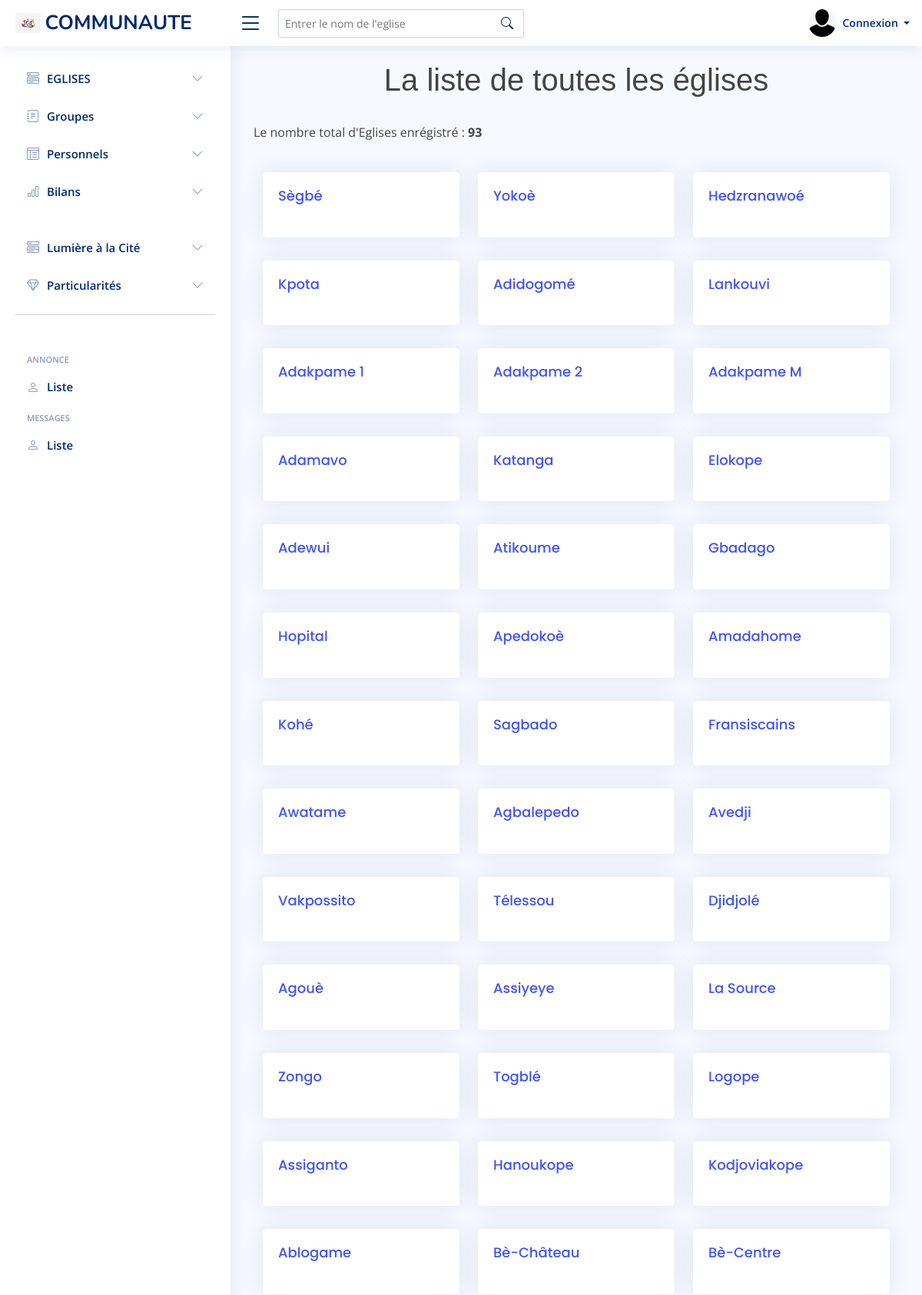
The page /eglises (upper part) on the database its author committed.
### Eglises/models.py (models this page shows, shortened)
class Eglise(models.Model):
    auteur = models.ForeignKey(User, on_delete=models.CASCADE)
    nom = models.CharField(max_length=100)
    nom_du_pasteur = models.CharField(max_length=100, blank=True)
    nom_du_pasteur_adjoin = models.CharField(max_length=100, blank=True)
    nom_du_dirigeant_des_jeunes = models.CharField(max_length=100, blank=True)
    nom_du_dirigeant_adjoin_des_jeunes = models.CharField(max_length=100, blank=True)
    nom_du_dirigeant_des_enfants = models.CharField(max_length=100, blank=True)
    nom_du_dirigeant_adjoin_des_enfants = models.CharField(max_length=100, blank=True)
    region = models.CharField(max_length=100)
    groupe = models.CharField(max_length=100)
    ville = models.CharField(max_length=250, blank=True)
    nombre_de_membres = models.IntegerField(blank=True, null=True)
    telephone = models.IntegerField(blank=True, null=True)
    bp = models.CharField(max_length=200, blank=True, null=True)
    email = models.EmailField(blank=True)
    description = models.TextField(blank=True)
    header_image = models.ImageField(blank=True, null=True, upload_to='images/header')
    body_image = models.ImageField(blank=True, null=True, upload_to='images/Body')
    body_image1 = models.ImageField(blank=True, null=True, upload_to='images/Body')
    publish = models.DateTimeField(default=timezone.now)
    created = models.DateTimeField(auto_now_add=True)
    updated = models.DateTimeField(auto_now=True)
    def __str__(self):
        return self.nom

### Eglises/views.py (the view)
# urls.py: path('eglises', EgliseList.as_view(), name='eglises'),
class EgliseList(ListView):
    model = Eglise
    template_name = 'Eglises/eglise_liste.html'
    def get_context_data(self, *args, **kwargs):
        eglises_nombre = Eglise.objects.all().count()
        context = super(EgliseList, self).get_context_data(*args, **kwargs)
        context["eglises_nombre"] = eglises_nombre
        return context

### Eglises/templates/Eglises/eglise_liste.html (shortened to what this page needs)
{% extends 'base.html' %}
{% load static %}
{% block gestion %}
    <h1>La liste de toutes les églises  </h1> <br>
        {% if object_list %}
        <p>Le nombre total d'Eglises enrégistré : <strong>{{eglises_nombre}}</strong></p> <br>
            <section class="container-fluid">
                <div class="row">
                {% for eglise in object_list %}
                    <div class="col-md-4">
                    <div class="card">
                        <div class="card-body">
                            <h5 class="card-title"><a href="{% url 'eglise_details' eglise.pk %}">{{eglise}}</a></h5>
                        </div>
                        </div>
                    </div>
                {% endfor %}
                </div>
            </section>
        {% else %}
            <strong>Pas d'informations pour le moment !</strong>
        {% endif %}
{% endblock %}

### static/assets/css/style.css (style rules this page uses)
:root { scroll-behavior: smooth; }
body { font-family: "Open Sans", sans-serif; background: #f6f9ff; color: #444444; }
a { color: #4154f1; text-decoration: none; }
h1, h2, h3, h4, h5, h6 { font-family: "Nunito", sans-serif; }
.card { margin-bottom: 30px; border: none; border-radius: 5px; box-shadow: 0px 0 30px rgba(1, 41, 112, 0.1); }
.card-title { padding: 20px 0 15px 0; font-size: 18px; font-weight: 500; color: #012970; font-family: "Poppins", sans-serif; }
.card-body { padding: 0 20px 20px 20px; }

### static/css/main.css (style rules this page uses)
h1 { text-align: center; font-family: "Trebuchet MS", "Lucida Sans Unicode", "Lucida Grande", "Lucida Sans", Arial, sans-serif; text-shadow: 2px 1px 3px white; }

### rows shown on the page
Eglise: nom "Sègbé"
Eglise: nom "Yokoè"
Eglise: nom "Hedzranawoé"
Eglise: nom "Kpota"
Eglise: nom "Adidogomé"
Eglise: nom "Lankouvi"
Eglise: nom "Adakpame 1"
Eglise: nom "Adakpame 2"
Eglise: nom "Adakpame M"
Eglise: nom "Adamavo"
Eglise: nom "Katanga"
Eglise: nom "Elokope"
Eglise: nom "Adewui"
Eglise: nom "Atikoume"
Eglise: nom "Gbadago"
Eglise: nom "Hopital"
Eglise: nom "Apedokoè"
Eglise: nom "Amadahome"
Eglise: nom "Kohé"
Eglise: nom "Sagbado"
Eglise: nom "Fransiscains"
Eglise: nom "Awatame"
Eglise: nom "Agbalepedo"
Eglise: nom "Avedji"
Eglise: nom "Vakpossito"
Eglise: nom "Télessou"
Eglise: nom "Djidjolé"
Eglise: nom "Agouè"
Eglise: nom "Assiyeye"
Eglise: nom "La Source"
Eglise: nom "Zongo"
Eglise: nom "Togblé"
Eglise: nom "Logope"
Eglise: nom "Assiganto"
Eglise: nom "Hanoukope"
Eglise: nom "Kodjoviakope"
Eglise: nom "Ablogame"
Eglise: nom "Bè-Château"
Eglise: nom "Bè-Centre"

### other values the page prints
{{ eglises_nombre }} "93"
